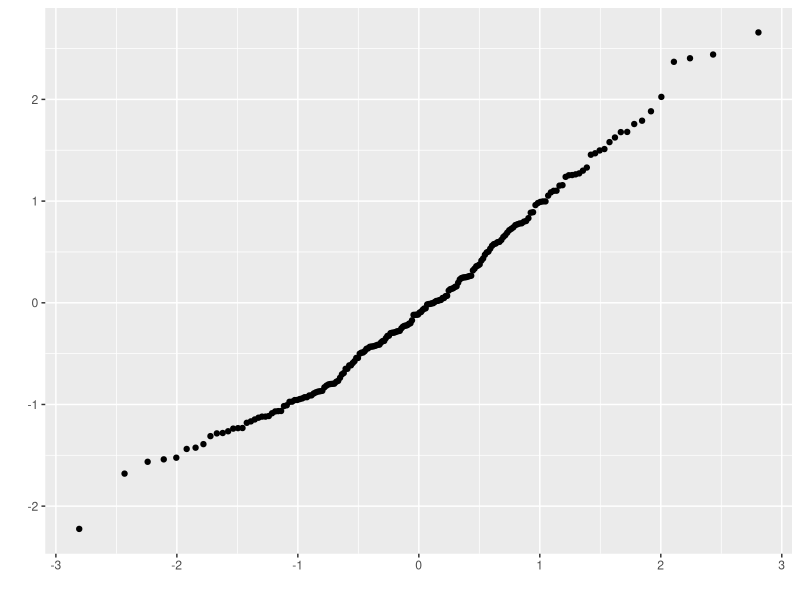
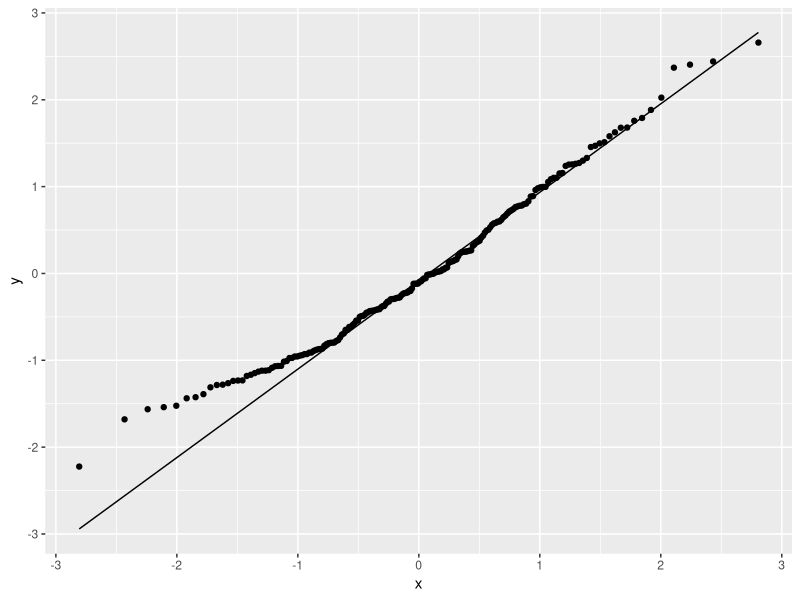
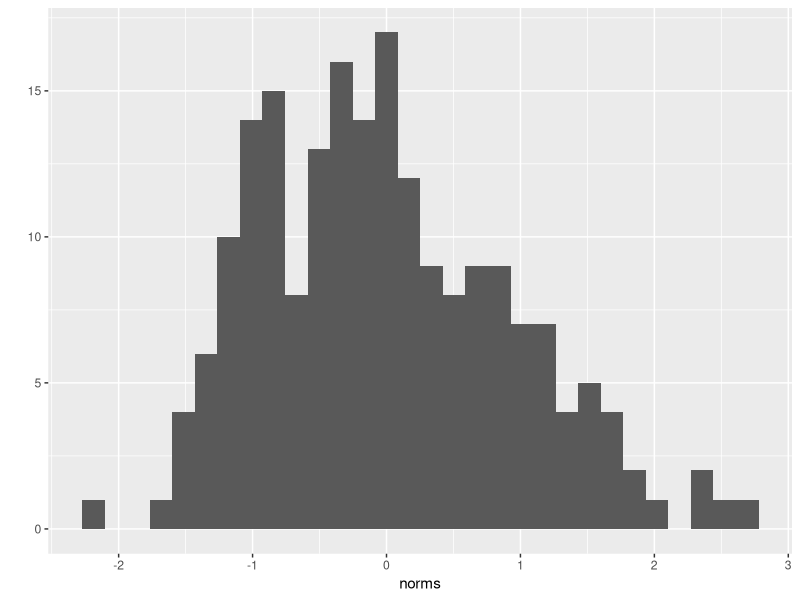
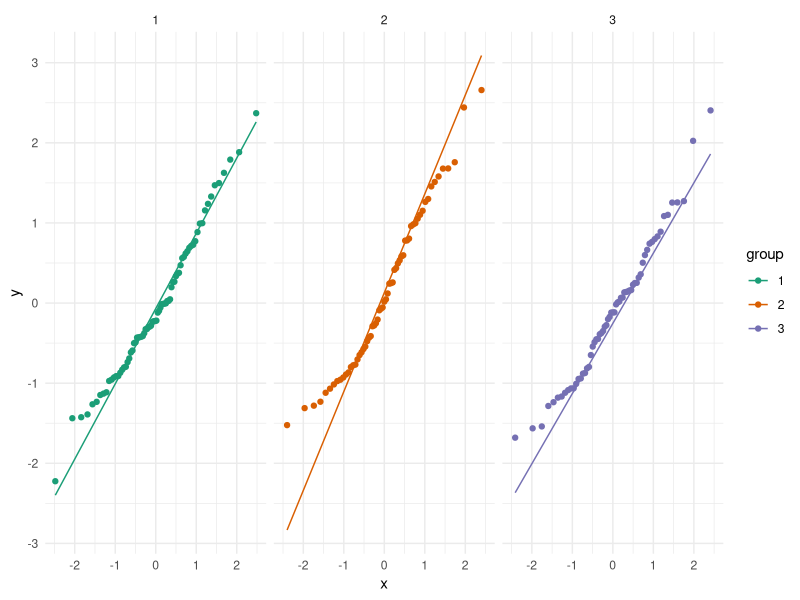
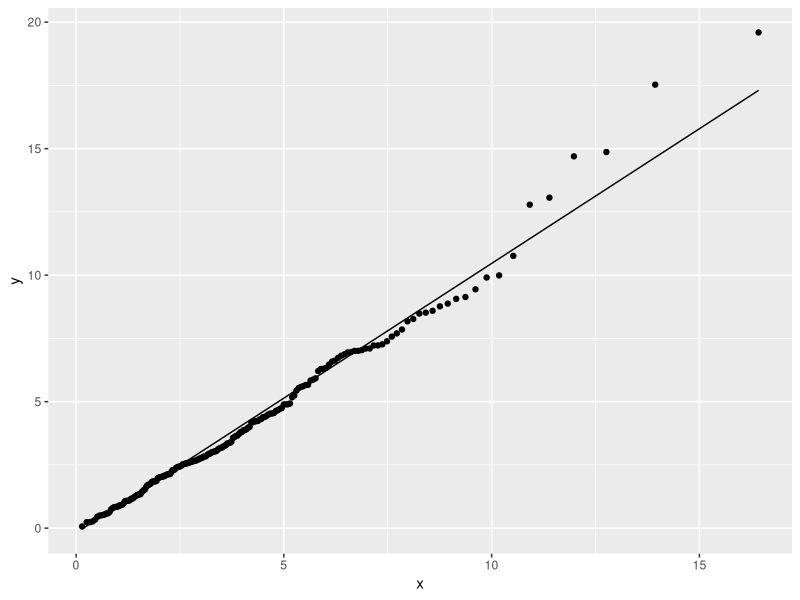

The R source for these figures, in order:
library(tidyverse)
set.seed(0)

?geom_qq

norms <- rnorm(200)
qplot(sample = norms)
df <- data_frame(norms)
ggplot(df, aes(sample = norms)) +
  geom_qq() + 
  geom_qq_line()

# is it right skewed as shown by above plot? yes - check with qplot hist
qplot(x = norms)

df$group <- factor(sample(1:3, 200, replace = T))
ggplot(df, aes(sample = norms, colour = group)) +
  geom_qq() + 
  geom_qq_line() + 
  facet_wrap(~group) + 
  theme_minimal() + 
  scale_color_brewer(palette = "Dark2")

# chi square distribution
chisq <- rchisq(200, 4)
df_chq <- data_frame(chisq)
ggplot(df_chq, aes(sample = chisq)) +
  geom_qq(distribution = qchisq,
          dparams = list(df = 4)) +
  geom_qq_line(distribution = qchisq,
          dparams = list(df = 4))
